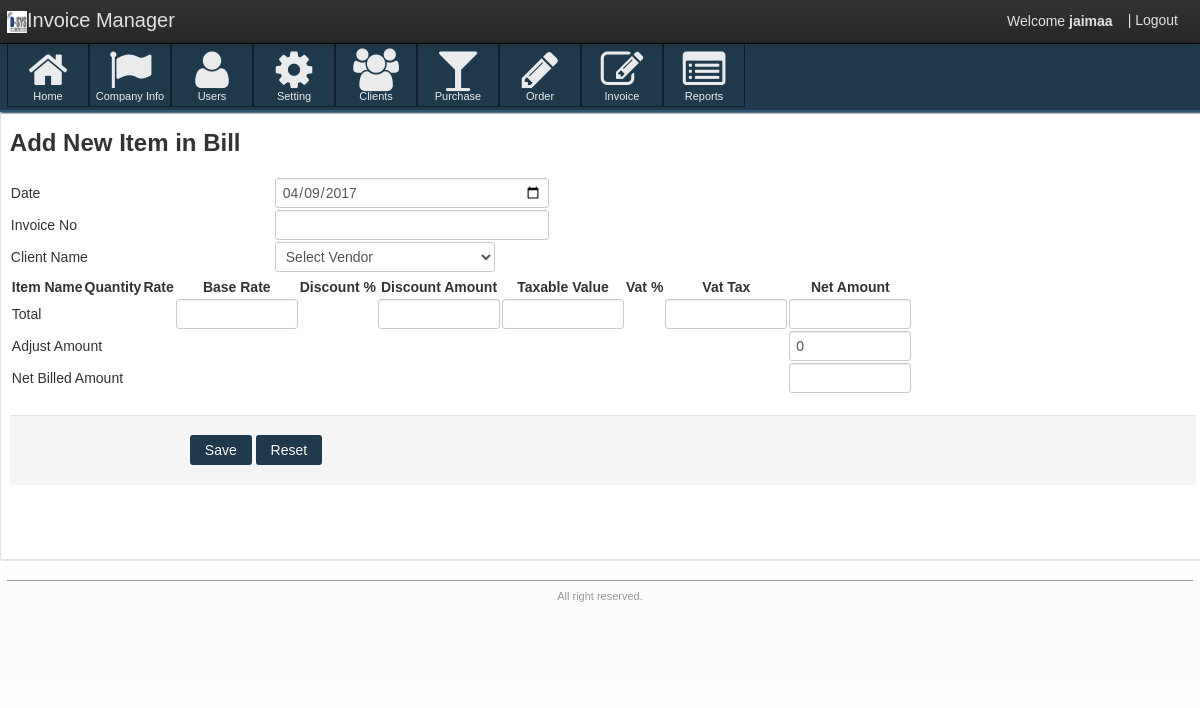
Before: /JAIGST/add_item_invoice.php (signed in) with the older database file.
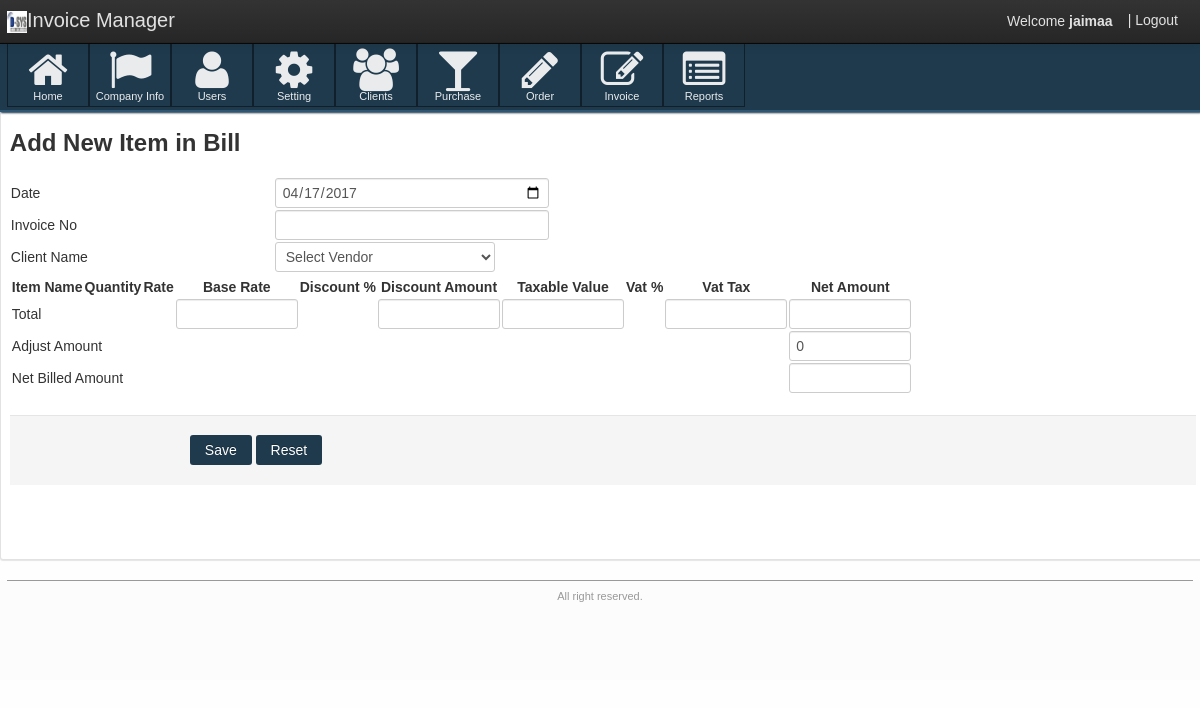
After: the same page with the newer database file.
### tables this page shows
CREATE TABLE `sales` (
  `sales_id` bigint(100) NOT NULL,
  `date` date NOT NULL,
  `invoice_no` bigint(100) NOT NULL,
  `client_id` bigint(100) NOT NULL,
  `total_gross` decimal(10,2) NOT NULL,
  `total_discount` decimal(10,2) NOT NULL,
  `total_taxable` decimal(10,2) NOT NULL,
  `total_vat` decimal(10,2) NOT NULL,
  `total_net` decimal(10,2) NOT NULL
);

### JAIGST/add_item_invoice.php (the view, shortened to what the changed rows need)
<?php
if(isset($_SESSION['login']) && $_SESSION['type']=='Admin')
{
?>
<!DOCTYPE html>
<html lang="en">
<head>
    <link href="css/customize-template.css" type="text/css" media="screen, projection" rel="stylesheet" />
</head>
    <body>
    <div class="navbar navbar-fixed-top">
        <div class="navbar-inner">
            <div class="container">
                <a href="#" class="brand"><img src="images/Dsys Logo.png" width="20px" height="20px" />Invoice Manager</a>
                <div id="app-nav-top-bar" class="nav-collapse">
                   <ul class="nav pull-right">
					<li style="margin-top: 11px;">
						Welcome <strong><?php echo $_SESSION['UserName'] ?> </strong>
					</li>
                        <li>
                            <a href="signout.php">| Logout</a>
                        </li>
                    </ul>
                </div>
            </div>
        </div>
    </div>
    <div id="body-container">
        <div id="body-content">
            <div class="body-nav body-nav-horizontal body-nav-fixed">
                <div class="container">
                   			<ul> <li>
                                    <a href="dashboard.php">
                                        <i class="icon-home icon-large"></i> Home
                                    </a>
                                </li>
								<li>
                                    <a href="company_info.php">
                                        <i class="icon-flag icon-large"></i> Company Info
                                    </a>
                                </li>
                                <li>
                                    <a href="users.php">
                                        <i class="icon-user icon-large"></i> Users
                                    </a>
                                </li>
								<li>
                                    <a href="setting.php">
                                        <i class="icon-cog icon-large"></i> Setting
                                    </a>
                                </li>
								<li>
                                    <a href="client_mgmt.php">
                                        <i class="icon-group icon-large"></i> Clients
                                    </a>
                                </li>
                                <li>
                                    <a href="purchase_mgmt.php">
                                        <i class="icon-glass icon-large"></i> Purchase
                                    </a>
                                </li>
								<li>
                                    <a href="order_mgmt.php">
                                        <i class="icon-pencil icon-large"></i> Order
                                    </a>
                                </li>
								<li>
                                    <a href="invoice_mgmt.php">
                                        <i class="icon-edit icon-large"></i> Invoice
                                    </a>
                                </li>
								<li>
                                    <a href="reports.php">
                                        <i class="icon-list-alt icon-large"></i> Reports
                                    </a>
                                </li>
                    </ul>
                </div>
            </div>
<div class="box">
    <div class="container">
                            <section class="content-header">
                                <h3>
                                    Add New Item in Bill
                                </h3>
                             </section>
                        </div>
	<div class="box-content">
        	<form action="" name="company_profile" class="form-horizontal" method="post">
				<div class="container">
					<div class="row">
						<div id="acct-password-row" class="span16">
                        	<table width="100%">
                            <?php
							$invoice_no=$_REQUEST['invoice_no'];
                            $res=mysql_query("select * from sales");
							while($r=mysql_fetch_array($res))
							{
								$date=$r[1];
							}
							?>
                            	<tr><td>Date</td><td><input type="date" name="inv_date" value="<?php echo $date;?>" class="span4" autocomplete="false" required></td></tr>
                                <tr><td>Invoice No</td><td><input type="text" name="inv_no" value="<?php echo $invoice_no; ?>" class="span4" autocomplete="false" required></td></tr>
                                <tr><td>Client Name</td><td><select name="vendor_id" required>
                                                	<option value="">Select Vendor</option>
                                                </select></td></tr>
                                                <tr><td><input type="hidden" name="count" value="<?php echo $_POST['count']; ?>" onKeyUp="total()" /></td></tr>
                                  <tr>
                                  	<td colspan="2">
                                  		<table>
                                        	<tr>
                                            	<th>Item Name</th>
                                                <th>Quantity</th>
                                                <th>Rate</th>
                                                <th>Base Rate</th>
                                                <th>Discount %</th>
                                                <th>Discount Amount</th>
                                                <th>Taxable Value</th>
                                                <th>Vat %</th>
                                                <th>Vat Tax</th>
                                                <th>Net Amount</th>
                                            </tr>
                                            <tr><td colspan="3">Total</td><td><input id="totalgross" name="totalgross" class="span2" type="text" value="" autocomplete="false" required></td><td></td><td><input id="totaldiscount" name="totaldiscount" class="span2" type="text" value="" autocomplete="false" required></td><td><input id="totaltaxable" name="totaltaxable" class="span2" type="text" value="" autocomplete="false" required></td><td></td><td><input id="totalvat" name="totalvat" class="span2" type="text" value="" autocomplete="false" required></td><td><input id="totalnetval" name="totalnetval" class="span2" type="text" value="" onKeyUp="netbill()" autocomplete="false" required></td></tr>
                                            <tr><td colspan="9">Adjust Amount</td><td><input id="adjamount" name="adjamount" class="span2" type="text" value="0" onKeyUp="netbill()" autocomplete="false" required></td></tr>
                                            <tr><td colspan="9">Net Billed Amount</td><td><input id="netbilled" name="netbilled" class="span2" type="text" value="" autocomplete="false" required></td></tr>
                                        </table>
                                    </td>
                                  </tr>
                            </table>
						</div>
					</div>
					<footer id="submit-actions" class="form-actions">
						<input type="submit" name="submit" value="Save" class="btn btn-primary" />
						<input type="reset" name="reset" value="Reset" class="btn btn-primary" />
					</footer>
				</div>
		</form><?php  ?>
	</div>
</div>
    <footer class="application-footer">
        <div class="container">
            <div class="disclaimer">
                <p> All right reserved.</p>
            </div>
        </div>
    </footer>
  <link rel="stylesheet" href="//code.jquery.com/ui/1.11.4/themes/smoothness/jquery-ui.css">
	</body>
</html>
<?php
}
else
{header('location:signout.php');}
?>

Changed rows visible on the page:
no longer on this page (row unchanged): sales: inv_date "04/09/2017"
added sales: inv_date "04/17/2017"
